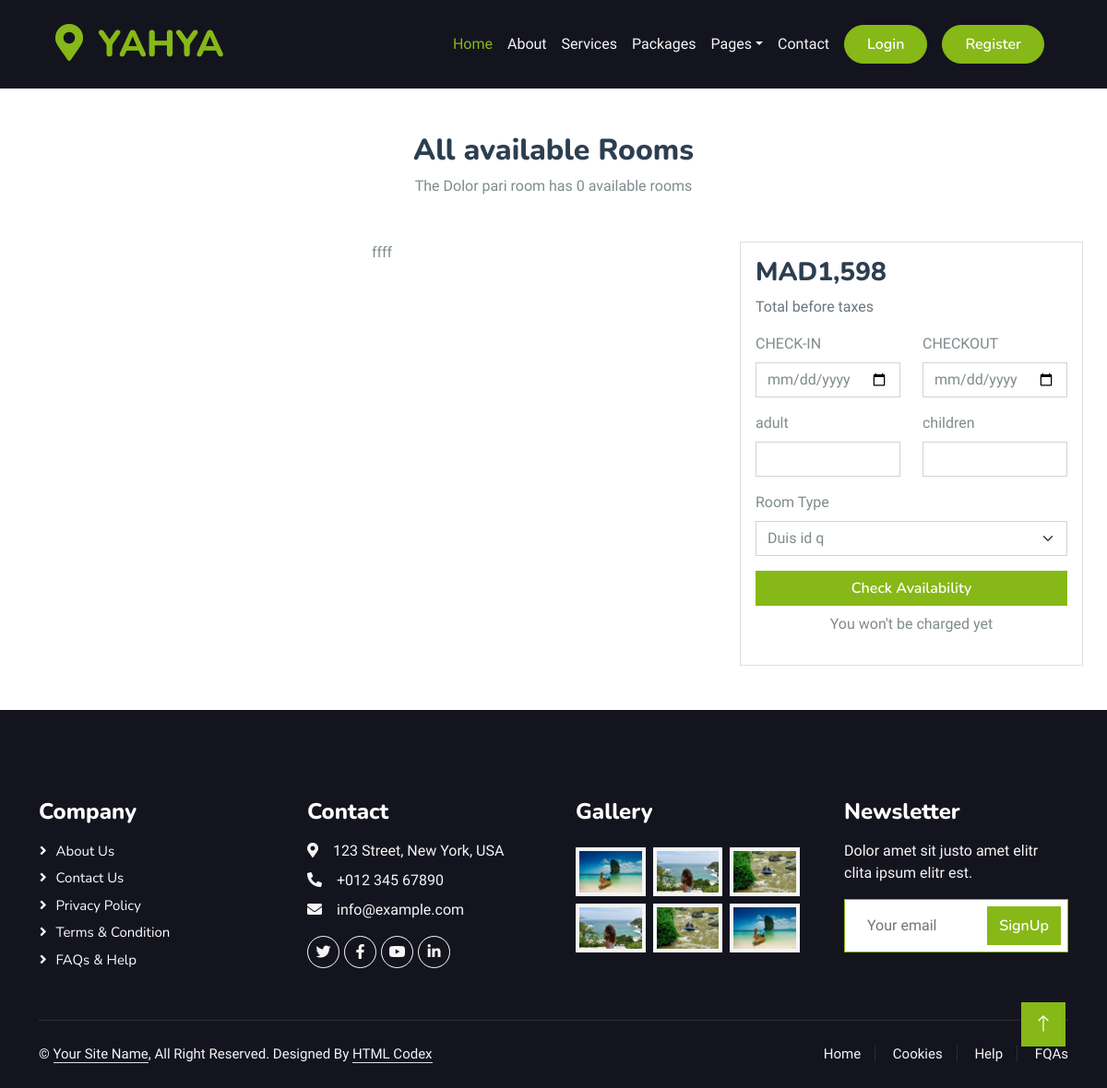
/detail/scscs-scsc/jkjj/, run on an earlier commit of the app's database.
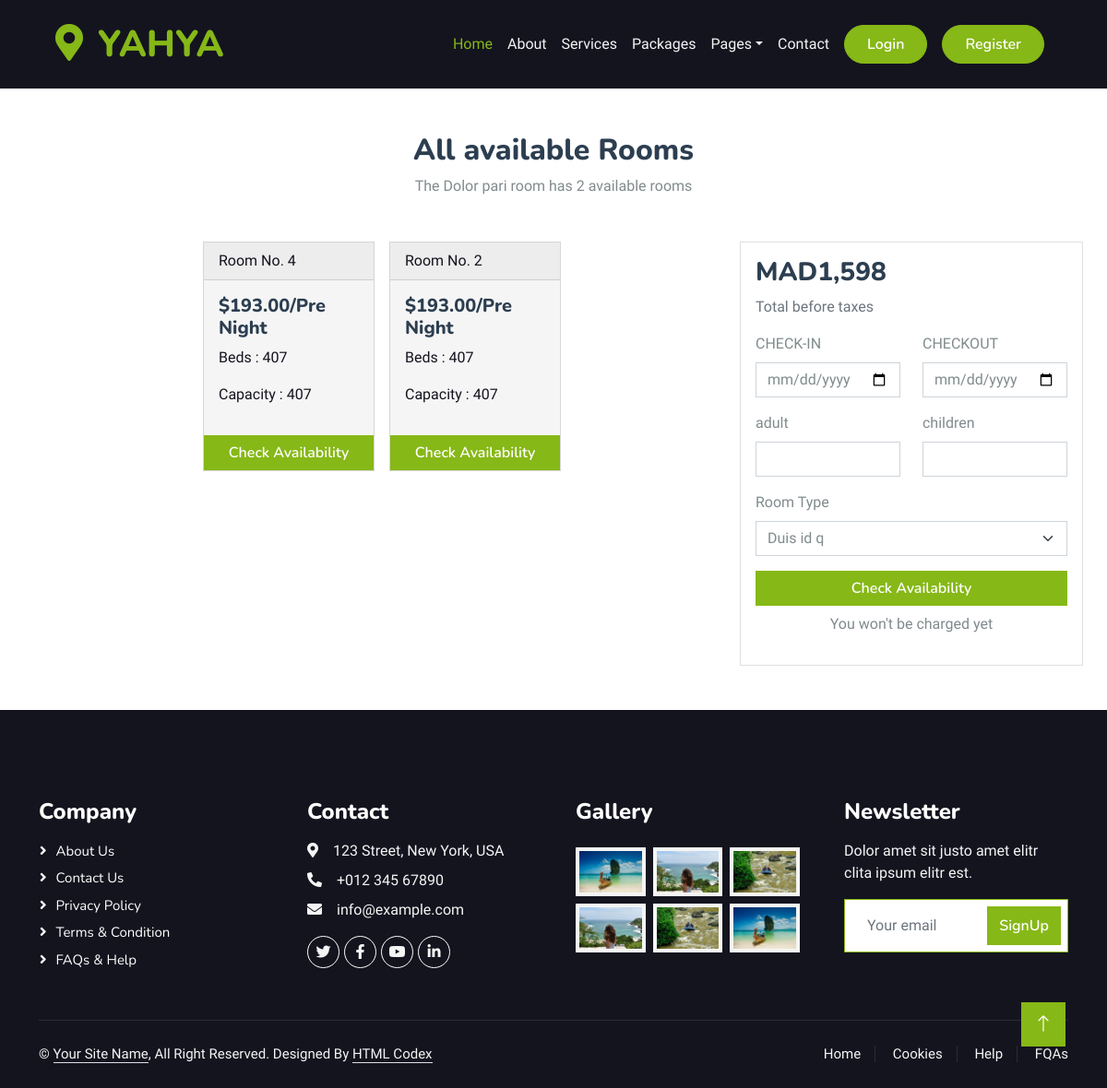
And on a later commit of the database.
### hotel/models.py (models this page shows, shortened)
class RoomType(models.Model):
    hotel = models.ForeignKey(Hotel, on_delete=models.CASCADE)
    type = models.CharField(max_length=10)
    price = models.DecimalField(max_digits=12, decimal_places=2, default=0.00)
    number_of_beds = models.PositiveIntegerField(default=0)
    room_capacity = models.PositiveIntegerField(default=0)
    rtid = ShortUUIDField(unique=True, length=10, max_length=20, alphabet="abcdefghijklmnopqrstuvwxyz")
    slug= models.SlugField(unique=True)
    date= models.DateTimeField(auto_now_add=True)
    class Meta:
        verbose_name_plural = "Room Types"

class Room(models.Model):
    hotel = models.ForeignKey(Hotel, on_delete=models.CASCADE)
    room_type = models.ForeignKey(RoomType, on_delete=models.CASCADE)
    room_number = models.CharField(max_length=1000)
    is_available = models.BooleanField(default=True)
    rid = ShortUUIDField (unique=True, length=10, max_length=20, alphabet="abcdefghijklmnopqrstuvwxyz")
    date= models.DateTimeField(auto_now_add=True)
    class Meta:
        verbose_name_plural = "Rooms"

### hotel/views.py (the view, shortened to what this page needs)
# urls.py: path("detail/<slug:slug>/<slug:rt_slug>/", views.room_type_detail, name="room_type_detail"),
def room_type_detail(request, slug, rt_slug):
    hotel = Hotel.objects.get(status="Live", slug=slug)
    room_type = RoomType.objects.get(hotel=hotel, slug=rt_slug)
    rooms = Room.objects.filter(room_type=room_type, is_available=True)
    checkin = request.GET.get('checkin')
    checkout = request.GET.get('checkout')
    adult = request.GET.get('adult')
    children = request.GET.get('children')
    context = {
        "hotel": hotel,
        "room_type":room_type,
        "rooms" :rooms,
        'checkin': checkin,
        'checkout': checkout,
        'adult': adult,
        'children': children
    }
    return render(request, "hotel/room_type_detail.html", context)

### hotel/models.py (called while the page is built)
    def hotel_rocm_types(self):
        return RoomType.objects.filter(hotel=self)

### templates/hotel/room_type_detail.html (shortened to what this page needs)
{% extends "base/base.html" %}
{% load static %}
{% block content %}
<div class="container mt-5">
  <h2 class="text-center">All available Rooms</h2>
  <p class="text-center">The {{room_type.type}} room has {{rooms.count}}
    available rooms</p>
  <div class="mt-5 d-flex gap-3">
    <div class="d-flex flex-wrap gap-3 col-md-8 align-self-start justify-content-center">
      {% if rooms %}
      {% for room in rooms %}
      <div class="card text-dark bg-light mb-3 col-md-3">
        <form method="post">
          <div class="card-header">Room No. {{room.room_number}}</div>
          <div class="card-body">
            <h5 class="card-title">${{room.room_type.price}}/Pre Night</h5>
            <p class="card-text">Beds : {{room.room_type.number_of_beds}}</p>
            <p class="card-text">Capacity : {{room.room_type.number_of_beds}}</p>
          </div>
          <button type="submit" class="btn btn-primary w-100">Check
            Availability</button>
        </form>
      </div>
      {% endfor %}
      {% else %}
      <p>ffff</p>
      {% endif %}
    </div>
    <div class="col-md-4">
      <div class="card">
        <div class="card-body">
          <h3 class="card-title">MAD1,598</h3>
          <p class="card-text text-muted">Total before taxes</p>
          <form method="post" action="{% url 'booking:check_room_availability' %}">
            <div class="row mb-3">
              <div class="col-6">
                <label for="checkin" class="form-label">CHECK-IN</label>
                <input type="date" name="checkin" class="form-control" id="checkin" value="{{ checkin }}">
              </div>
              <div class="col-6">
                <label for="checkout" class="form-label">CHECKOUT</label>
                <input type="date" name="checkout" class="form-control" id="checkout" value="{{ checkout }}">
              </div>
            </div>
            <div class="row mb-3">
              <div class="col-6">
                <label for="adult" class="form-label">adult</label>
                <input type="number" name="adult" class="form-control" id="adult" value="{{ adult }}">
              </div>
              <div class="col-6">
                <label for="children" class="form-label">children</label>
                <input type="number" name="children" class="form-control" id="children" value="{{ children }}">
              </div>
            </div>
            <div class="mb-3">
              <label for="room_type" class="form-label">Room Type</label>
              <select class="form-select" name="room_type" id="room_type">
                {% for hotel_type in hotel.hotel_rocm_types%}
                <option value="{{hotel_type.slug}}">{{hotel_type.type}}</option>
                {% endfor %}
              </select>
            </div>
            <button type="submit" class="btn btn-primary w-100">Check
              Availability</button>
          </form>
          <p class="text-center mt-2">You won't be charged yet</p>
        </div>
      </div>
    </div>
  </div>
</div>
{% endblock %}

### templates/base/base.html (shortened to what this page needs)
{% load static %}
<!DOCTYPE html>
<html lang="en">
    {% include "./header.html" %}
    <body >
        {% include "./navbar.html" %}
        {% block content %}
        {% endblock %}
        {% include "./footer.html" %}
        <a href="#" class="btn btn-lg btn-primary btn-lg-square back-to-top"><i
                class="bi bi-arrow-up"></i></a>
    </body>
</html>

### templates/base/header.html (shortened to what this page needs)
{% load static %}
<head>
    <link
        href="https://cdnjs.cloudflare.com/ajax/libs/font-awesome/5.10.0/css/all.min.css"
        rel="stylesheet">
    <link
        href="https://cdn.jsdelivr.net/npm/bootstrap-icons@1.4.1/font/bootstrap-icons.css"
        rel="stylesheet">
    <link href="{% static 'lib/animate/animate.min.css' %}" rel="stylesheet">
    <link href="{% static 'lib/owlcarousel/assets/owl.carousel.min.css' %}"
        rel="stylesheet">
    <link
        href="{% static 'lib/tempusdominus/css/tempusdominus-bootstrap-4.min.css' %}"
        rel="stylesheet" />
    <link href="{% static 'css/bootstrap.min.css' %}" rel="stylesheet">
    <link href="{% static 'css/style.css' %}" rel="stylesheet">
</head>

### templates/base/navbar.html (shortened to what this page needs)
{% load static %}
<div class="container-fluid position-relative py-4 "
    style="background-color: #14141F;" >
    <nav style='font-family: "Heebo", sans-serif;'
        class="navbar navbar-expand-lg text-light px-4 px-lg-5 py-3 py-lg-0">
        <a href="{% url "hotel:index" %}" class="navbar-brand p-0">
            <h1 class="text-primary m-0"><i
                    class="fa fa-map-marker-alt me-3"></i>YAHYA</h1>
        </a>
        <div class="collapse navbar-collapse" id="navbarCollapse">
            <div class="navbar-nav ms-auto py-0 ">
                <a href class="nav-item nav-link active">Home</a>
                <a href class="nav-item nav-link text-light">About</a>
                <a href class="nav-item nav-link text-light">Services</a>
                <a href class="nav-item nav-link text-light">Packages</a>
                <div class="nav-item dropdown">
                    <a href="#" class="nav-link dropdown-toggle text-light"
                        data-bs-toggle="dropdown ">Pages</a>
                </div>
                <a href class="nav-item nav-link text-light ">Contact</a>
            </div>
            {% if user.is_authenticated %}
                <a href="/admin" class="btn btn-primary rounded-pill mx-2 py-2 px-4">Dashboard</a>
                <a href="{% url "userauths:sign-out" %}" class="btn btn-primary rounded-pill mx-2 py-2 px-4">Logout</a>
            {% else %}
                <a href="{% url "userauths:sign-in" %}" class="btn btn-primary rounded-pill mx-2 py-2 px-4">Login</a>
                <a href="{% url "userauths:sign-up" %}" class="btn btn-primary rounded-pill mx-2 py-2 px-4">Register</a>
            {% endif%}
        </div>
    </nav>
</div>

### templates/base/footer.html
{% load static %}
<div
    class="container-fluid bg-dark text-light footer pt-5 mt-5 wow fadeIn"
    data-wow-delay="0.1s">
    <div class="container py-5">
        <div class="row g-5">
            <div class="col-lg-3 col-md-6">
                <h4 class="text-white mb-3">Company</h4>
                <a class="btn btn-link" href>About Us</a>
                <a class="btn btn-link" href>Contact Us</a>
                <a class="btn btn-link" href>Privacy Policy</a>
                <a class="btn btn-link" href>Terms & Condition</a>
                <a class="btn btn-link" href>FAQs & Help</a>
            </div>
            <div class="col-lg-3 col-md-6">
                <h4 class="text-white mb-3">Contact</h4>
                <p class="mb-2"><i class="fa fa-map-marker-alt me-3"></i>123
                    Street, New York, USA</p>
                <p class="mb-2"><i class="fa fa-phone-alt me-3"></i>+012
                    345 67890</p>
                <p class="mb-2"><i class="fa fa-envelope me-3"></i>info@example.com</p>
                <div class="d-flex pt-2">
                    <a class="btn btn-outline-light btn-social" href><i
                            class="fab fa-twitter"></i></a>
                    <a class="btn btn-outline-light btn-social" href><i
                            class="fab fa-facebook-f"></i></a>
                    <a class="btn btn-outline-light btn-social" href><i
                            class="fab fa-youtube"></i></a>
                    <a class="btn btn-outline-light btn-social" href><i
                            class="fab fa-linkedin-in"></i></a>
                </div>
            </div>
            <div class="col-lg-3 col-md-6">
                <h4 class="text-white mb-3">Gallery</h4>
                <div class="row g-2 pt-2">
                    <div class="col-4">
                        <img class="img-fluid bg-light p-1"
                            src="{% static 'img/package-1.jpg' %}" alt>
                    </div>
                    <div class="col-4">
                        <img class="img-fluid bg-light p-1"
                            src="{% static 'img/package-2.jpg' %}" alt>
                    </div>
                    <div class="col-4">
                        <img class="img-fluid bg-light p-1"
                            src="{% static 'img/package-3.jpg' %}" alt>
                    </div>
                    <div class="col-4">
                        <img class="img-fluid bg-light p-1"
                            src="{% static 'img/package-2.jpg' %}" alt>
                    </div>
                    <div class="col-4">
                        <img class="img-fluid bg-light p-1"
                            src="{% static 'img/package-3.jpg' %}" alt>
                    </div>
                    <div class="col-4">
                        <img class="img-fluid bg-light p-1"
                            src="{% static 'img/package-1.jpg' %}" alt>
                    </div>
                </div>
            </div>
            <div class="col-lg-3 col-md-6">
                <h4 class="text-white mb-3">Newsletter</h4>
                <p>Dolor amet sit justo amet elitr clita ipsum elitr
                    est.</p>
                <div class="position-relative mx-auto"
                    style="max-width: 400px;">
                    <input
                        class="form-control border-primary w-100 py-3 ps-4 pe-5"
                        type="text" placeholder="Your email">
                    <button type="button"
                        class="btn btn-primary py-2 position-absolute top-0 end-0 mt-2 me-2">SignUp</button>
                </div>
            </div>
        </div>
    </div>
    <div class="container">
        <div class="copyright">
            <div class="row">
                <div
                    class="col-md-6 text-center text-md-start mb-3 mb-md-0">
                    &copy; <a class="border-bottom" href="#">Your Site
                        Name</a>, All Right Reserved.
                    Designed By <a class="border-bottom"
                        href="https://htmlcodex.com">HTML Codex</a>
                </div>
                <div class="col-md-6 text-center text-md-end">
                    <div class="footer-menu">
                        <a href>Home</a>
                        <a href>Cookies</a>
                        <a href>Help</a>
                        <a href>FQAs</a>
                    </div>
                </div>
            </div>
        </div>
    </div>
</div>

### static/css/style.css (style rules this page uses)
:root { --primary: #86B817; --secondary: #FE8800; --light: #F5F5F5; --dark: #14141F; }
.back-to-top { position: fixed; display: none; right: 45px; bottom: 45px; z-index: 99; }
.btn { font-family: 'Nunito', sans-serif; font-weight: 600; transition: .5s; }
.btn.btn-primary, .btn.btn-secondary { color: #FFFFFF; }
.btn-lg-square { width: 48px; height: 48px; }
.btn-square, .btn-sm-square, .btn-lg-square { padding: 0; display: flex; align-items: center; justify-content: center; font-weight: normal; border-radius: 0px; }
.footer .btn.btn-social { margin-right: 5px; width: 35px; height: 35px; display: flex; align-items: center; justify-content: center; color: var(--light); font-weight: normal; border: 1px solid #FFFFFF; border-radius: 35px; transition: .3s; }
.footer .btn.btn-link { display: block; margin-bottom: 5px; padding: 0; text-align: left; color: #FFFFFF; font-size: 15px; font-weight: normal; text-transform: capitalize; transition: .3s; }
.footer .btn.btn-link::before { position: relative; content: "\f105"; font-family: "Font Awesome 5 Free"; font-weight: 900; margin-right: 10px; }
.footer .copyright { padding: 25px 0; font-size: 15px; border-top: 1px solid rgba(256, 256, 256, .1); }
.footer .copyright a { color: var(--light); }
.footer .footer-menu a { margin-right: 15px; padding-right: 15px; border-right: 1px solid rgba(255, 255, 255, .1); }
.footer .footer-menu a:last-child { margin-right: 0; padding-right: 0; border-right: none; }

What changed in the data, as far as the page shows it:
added Room: room_number "4", room_type.price "193.00", room_type.number_of_beds "407"
added Room: room_number "2", room_type.price "193.00", room_type.number_of_beds "407"
Also different on the page:
{{ rooms.count }}: "0" → "2"
text no longer shown: "ffff"
